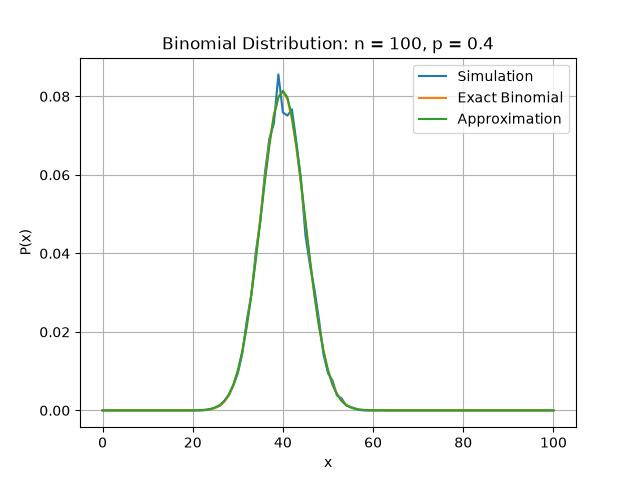

The script that saved this image:
import random
import math
import matplotlib.pyplot as plt

# Given values
n = 100
p = 0.4
q = 1 - p
num_experiments = 10000

# Store the number of successes from each experiment
results = []

# -----------------------------
# Part 1: Simulate 10,000 experiments
# -----------------------------

for experiment in range(num_experiments):

    successes = 0

    # Each experiment contains 100 Bernoulli trials
    for trial in range(n):

        result = random.choices(
            [0, 1],
            weights=[q, p]
        )[0]

        successes += result

    results.append(successes)

# Possible values of x
x_values = list(range(n + 1))

# -----------------------------
# Simulated P(x)
# -----------------------------

simulated_probabilities = []

for x in x_values:

    probability = results.count(x) / num_experiments

    simulated_probabilities.append(probability)

# -----------------------------
# Exact binomial P(x)
# -----------------------------

binomial_probabilities = []

for x in x_values:

    probability = (
        math.comb(n, x)
        * (p ** x)
        * (q ** (n - x))
    )

    binomial_probabilities.append(probability)

# -----------------------------
# Part 2: Large-n approximation
# -----------------------------

approx_probabilities = []

for x in x_values:

    probability = (
        1 / math.sqrt(2 * math.pi * n * p * q)
        * math.exp(
            -((x - n * p) ** 2)
            / (2 * n * p * q)
        )
    )

    approx_probabilities.append(probability)

# -----------------------------
# Plot all three
# -----------------------------

plt.plot(
    x_values,
    simulated_probabilities,
    label="Simulation"
)

plt.plot(
    x_values,
    binomial_probabilities,
    label="Exact Binomial"
)

plt.plot(
    x_values,
    approx_probabilities,
    label="Approximation"
)

plt.xlabel("x")
plt.ylabel("P(x)")
plt.title("Binomial Distribution: n = 100, p = 0.4")

plt.legend()
plt.grid()

plt.savefig("HW2_4.png")

plt.show()
# ---------------------------------------------------------------------
#  AI assistance used to solve this problem without numpy assistance.
# ---------------------------------------------------------------------
